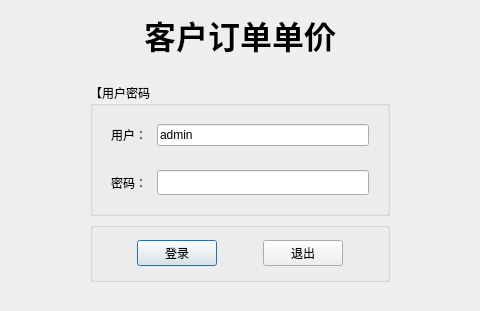
<?xml version="1.0" encoding="UTF-8"?>
<ui version="4.0">
 <class>LoginDialog</class>
 <widget class="QDialog" name="LoginDialog">
  <property name="geometry">
   <rect>
    <x>0</x>
    <y>0</y>
    <width>480</width>
    <height>300</height>
   </rect>
  </property>
  <property name="sizePolicy">
   <sizepolicy hsizetype="Expanding" vsizetype="Expanding">
    <horstretch>0</horstretch>
    <verstretch>0</verstretch>
   </sizepolicy>
  </property>
  <property name="focusPolicy">
   <enum>Qt::TabFocus</enum>
  </property>
  <property name="contextMenuPolicy">
   <enum>Qt::NoContextMenu</enum>
  </property>
  <property name="windowTitle">
   <string>系统登录</string>
  </property>
  <property name="sizeGripEnabled">
   <bool>false</bool>
  </property>
  <layout class="QVBoxLayout" name="verticalLayout_2" stretch="1,5">
   <item>
    <widget class="QLabel" name="label">
     <property name="sizePolicy">
      <sizepolicy hsizetype="Expanding" vsizetype="Preferred">
       <horstretch>42</horstretch>
       <verstretch>40</verstretch>
      </sizepolicy>
     </property>
     <property name="minimumSize">
      <size>
       <width>40</width>
       <height>0</height>
      </size>
     </property>
     <property name="font">
      <font>
       <family>微软雅黑</family>
       <pointsize>24</pointsize>
       <weight>75</weight>
       <bold>true</bold>
      </font>
     </property>
     <property name="text">
      <string>&lt;html&gt;&lt;head/&gt;&lt;body&gt;&lt;p&gt;客户订单单价&lt;/p&gt;&lt;/body&gt;&lt;/html&gt;</string>
     </property>
     <property name="alignment">
      <set>Qt::AlignCenter</set>
     </property>
    </widget>
   </item>
   <item>
    <widget class="QWidget" name="widgetmain" native="true">
     <property name="sizePolicy">
      <sizepolicy hsizetype="Expanding" vsizetype="Expanding">
       <horstretch>0</horstretch>
       <verstretch>0</verstretch>
      </sizepolicy>
     </property>
     <layout class="QHBoxLayout" name="horizontalLayout_4">
      <item>
       <spacer name="horizontalSpacer_4">
        <property name="orientation">
         <enum>Qt::Horizontal</enum>
        </property>
        <property name="sizeHint" stdset="0">
         <size>
          <width>52</width>
          <height>20</height>
         </size>
        </property>
       </spacer>
      </item>
      <item>
       <widget class="QWidget" name="widget_lnput" native="true">
        <layout class="QVBoxLayout" name="verticalLayout">
         <item>
          <widget class="QGroupBox" name="groupBox_input">
           <property name="sizePolicy">
            <sizepolicy hsizetype="Preferred" vsizetype="Expanding">
             <horstretch>0</horstretch>
             <verstretch>0</verstretch>
            </sizepolicy>
           </property>
           <property name="sizeIncrement">
            <size>
             <width>0</width>
             <height>0</height>
            </size>
           </property>
           <property name="baseSize">
            <size>
             <width>0</width>
             <height>0</height>
            </size>
           </property>
           <property name="font">
            <font>
             <family>微软雅黑</family>
             <weight>50</weight>
             <bold>false</bold>
            </font>
           </property>
           <property name="toolTipDuration">
            <number>-1</number>
           </property>
           <property name="autoFillBackground">
            <bool>false</bool>
           </property>
           <property name="title">
            <string>【用户密码】</string>
           </property>
           <property name="flat">
            <bool>false</bool>
           </property>
           <property name="checkable">
            <bool>false</bool>
           </property>
           <layout class="QVBoxLayout" name="verticalLayout_3">
            <item>
             <widget class="QWidget" name="widget_user" native="true">
              <property name="sizePolicy">
               <sizepolicy hsizetype="Expanding" vsizetype="Expanding">
                <horstretch>0</horstretch>
                <verstretch>0</verstretch>
               </sizepolicy>
              </property>
              <layout class="QHBoxLayout" name="horizontalLayout_2">
               <item>
                <widget class="QLabel" name="label_3">
                 <property name="sizePolicy">
                  <sizepolicy hsizetype="Fixed" vsizetype="Preferred">
                   <horstretch>0</horstretch>
                   <verstretch>0</verstretch>
                  </sizepolicy>
                 </property>
                 <property name="minimumSize">
                  <size>
                   <width>40</width>
                   <height>0</height>
                  </size>
                 </property>
                 <property name="text">
                  <string>用户：</string>
                 </property>
                </widget>
               </item>
               <item>
                <widget class="QLineEdit" name="userLineEdit">
                 <property name="font">
                  <font>
                   <family>Arial</family>
                  </font>
                 </property>
                 <property name="inputMask">
                  <string/>
                 </property>
                 <property name="text">
                  <string>admin</string>
                 </property>
                 <property name="frame">
                  <bool>true</bool>
                 </property>
                 <property name="echoMode">
                  <enum>QLineEdit::Normal</enum>
                 </property>
                </widget>
               </item>
              </layout>
             </widget>
            </item>
            <item>
             <widget class="QWidget" name="widget_pwd" native="true">
              <property name="sizePolicy">
               <sizepolicy hsizetype="Expanding" vsizetype="Expanding">
                <horstretch>0</horstretch>
                <verstretch>0</verstretch>
               </sizepolicy>
              </property>
              <layout class="QHBoxLayout" name="horizontalLayout_3">
               <item>
                <widget class="QLabel" name="label_2">
                 <property name="sizePolicy">
                  <sizepolicy hsizetype="Fixed" vsizetype="Preferred">
                   <horstretch>0</horstretch>
                   <verstretch>0</verstretch>
                  </sizepolicy>
                 </property>
                 <property name="minimumSize">
                  <size>
                   <width>40</width>
                   <height>0</height>
                  </size>
                 </property>
                 <property name="text">
                  <string>密码：</string>
                 </property>
                </widget>
               </item>
               <item>
                <widget class="QLineEdit" name="pwdLineEdit">
                 <property name="echoMode">
                  <enum>QLineEdit::Password</enum>
                 </property>
                </widget>
               </item>
              </layout>
             </widget>
            </item>
           </layout>
          </widget>
         </item>
         <item>
          <widget class="QGroupBox" name="groupBox_com">
           <property name="sizePolicy">
            <sizepolicy hsizetype="Preferred" vsizetype="Minimum">
             <horstretch>0</horstretch>
             <verstretch>0</verstretch>
            </sizepolicy>
           </property>
           <property name="minimumSize">
            <size>
             <width>0</width>
             <height>60</height>
            </size>
           </property>
           <property name="title">
            <string/>
           </property>
           <layout class="QHBoxLayout" name="horizontalLayout">
            <item>
             <spacer name="horizontalSpacer">
              <property name="orientation">
               <enum>Qt::Horizontal</enum>
              </property>
              <property name="sizeHint" stdset="0">
               <size>
                <width>35</width>
                <height>20</height>
               </size>
              </property>
             </spacer>
            </item>
            <item>
             <widget class="QPushButton" name="loginBtn">
              <property name="text">
               <string>登录</string>
              </property>
             </widget>
            </item>
            <item>
             <spacer name="horizontalSpacer_2">
              <property name="orientation">
               <enum>Qt::Horizontal</enum>
              </property>
              <property name="sizeHint" stdset="0">
               <size>
                <width>40</width>
                <height>20</height>
               </size>
              </property>
             </spacer>
            </item>
            <item>
             <widget class="QPushButton" name="quitBtn">
              <property name="text">
               <string>退出</string>
              </property>
             </widget>
            </item>
            <item>
             <spacer name="horizontalSpacer_3">
              <property name="orientation">
               <enum>Qt::Horizontal</enum>
              </property>
              <property name="sizeHint" stdset="0">
               <size>
                <width>35</width>
                <height>20</height>
               </size>
              </property>
             </spacer>
            </item>
           </layout>
          </widget>
         </item>
        </layout>
       </widget>
      </item>
      <item>
       <spacer name="horizontalSpacer_5">
        <property name="orientation">
         <enum>Qt::Horizontal</enum>
        </property>
        <property name="sizeHint" stdset="0">
         <size>
          <width>52</width>
          <height>20</height>
         </size>
        </property>
       </spacer>
      </item>
     </layout>
    </widget>
   </item>
  </layout>
 </widget>
 <tabstops>
  <tabstop>userLineEdit</tabstop>
  <tabstop>pwdLineEdit</tabstop>
  <tabstop>loginBtn</tabstop>
  <tabstop>quitBtn</tabstop>
 </tabstops>
 <resources/>
 <connections/>
</ui>
